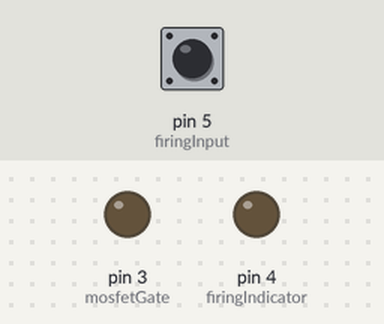
A sketch run on a simulated Arduino Uno, built with avr-gcc and run on an emulated ATmega328P. Parts: output pins drawn as LEDs (lit = HIGH). Dashed ring = blinking. The test bench sets the inputs (shaded band); at power-on: pin 5 (firingInput) HIGH.

Above: at 1.7 s.
1.8 s: pin 5 (firingInput) pulled LOW for 0.15 s
At 3.1 s:
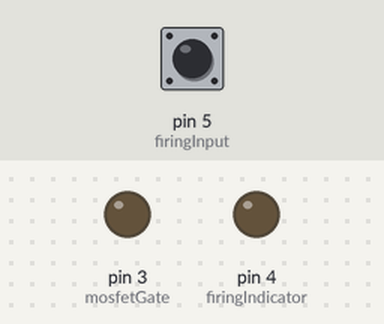
3.4 s: pin 5 (firingInput) pulled LOW for 3.2 s
At 3.97 s:
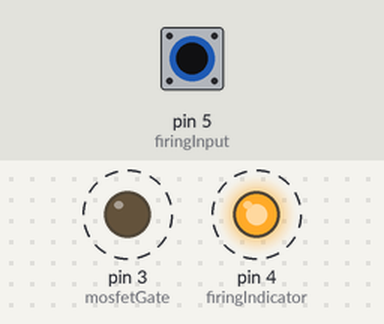
Timing chart, 0 to 7.6 s (numbered marks = the images above; inputs shaded):
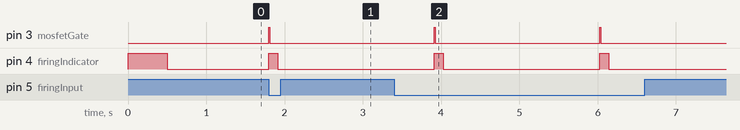

Measured:
- after the input at 1.8 s, pin 3 (mosfetGate): LOW → HIGH at once, → LOW 0.01 s later; pin 4 (firingIndicator): LOW → HIGH at once, → LOW 0.11 s later
- after the input at 3.4 s, pin 3 (mosfetGate): alternates HIGH for 0.01 s and LOW for 2.1 s, 4 changes in all, then stays LOW, starting after 0.51 s; pin 4 (firingIndicator): alternates HIGH for 0.11 s and LOW for 2.0 s, 4 changes in all, then stays LOW, starting after 0.51 s

The sketch:

mk2.ino
```cpp
const int firingIndicator = 4;
const int mosfetGate = 3;
const int firingInput = 5;

//Timing (ms)
const int delayMosfetToggle = 13;
const int delayIndicatorToggle = 100;
const int firingCooldown = 2000;

bool canFire = false;

void setup() {
  pinMode(firingIndicator, OUTPUT);
  pinMode(mosfetGate, OUTPUT);
  pinMode(firingInput, INPUT_PULLUP);

  digitalWrite(firingIndicator, LOW);
  digitalWrite(mosfetGate, LOW);

  digitalWrite(firingIndicator, HIGH);
  delay(500);
  digitalWrite(firingIndicator, LOW);
  canFire = true;
}

void loop() {
  if (digitalRead(firingInput) == LOW && canFire){
    canFire = false;
    Fire();
    delay(firingCooldown);
    canFire = true;
  }
}

void Fire(){
  digitalWrite(firingIndicator, HIGH);
  digitalWrite(mosfetGate, HIGH);
  delay(delayMosfetToggle);
  digitalWrite(mosfetGate, LOW);
  delay(delayIndicatorToggle);
  digitalWrite(firingIndicator, LOW);

}
```
